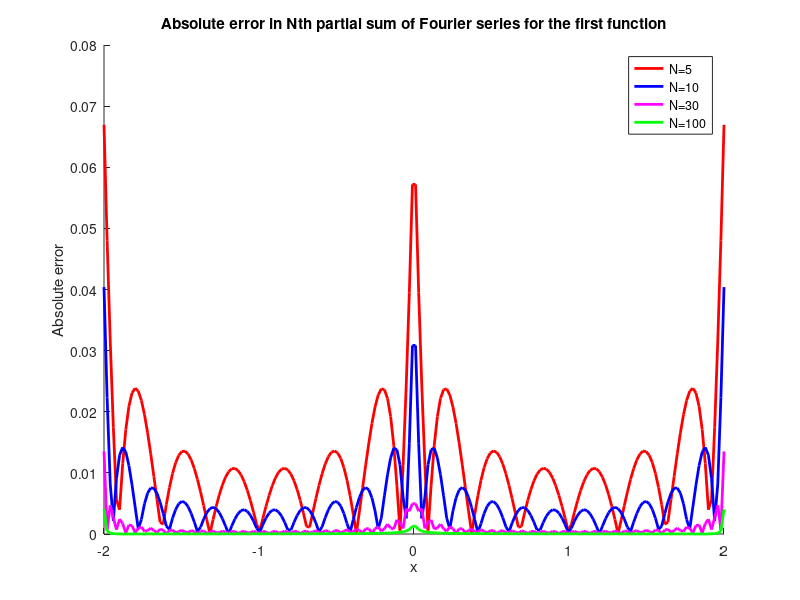

The MATLAB script that drew this image:
%Ecem Kahraman, 47962113
%Purpose:  Computing and plotting the error in Fourier series for the first 
%function f(x)=abs(x) for x=[-2,2] 

clear all

format long
color=['r','b','m','g']

x=linspace(-2,2,200)


%N values given for finding the first N nonzero terms of this series
N=[5 10 30 100]

%a_0 value found analytically = 1
a_0=1;

for j = 1:length(N)
    
    partialsum=0;
    
    %Even function so no b_n terms
    for n=1:N(j)
        partialsum=partialsum+((4*(pi*n*sin(pi*n)+cos(pi*n)-1))/((pi*n).^2))*cos((n*pi*x)/2);
        
    end
    
    %Finding the total partial sum with a_0 value added
    SN=partialsum+a_0;
    
    F1=abs(x);
    abserr=abs(SN-F1);
    % relerr=abserr/F1;
    
    hold on 
    
    plot(x,abserr,color(j),'Linewidth',2)
    title('Absolute error in Nth partial sum of Fourier series for the first function')
    xlabel('x')
    ylabel('Absolute error')
    legend('N=5','N=10','N=30', 'N=100')
    
end

    